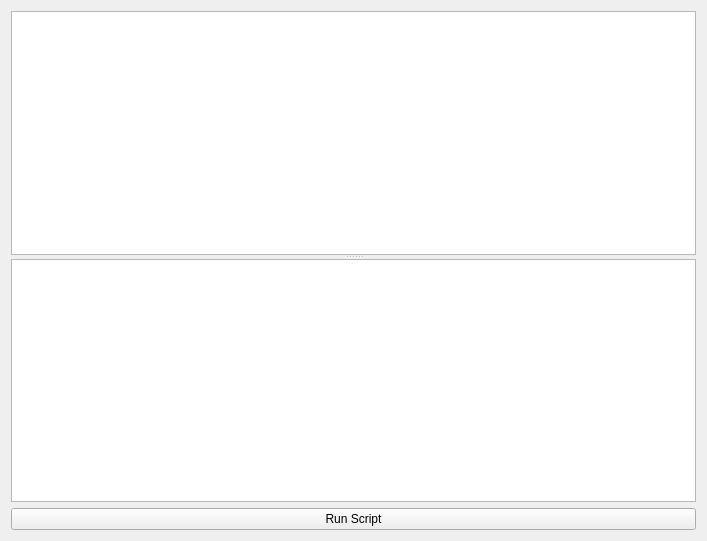
<?xml version="1.0" encoding="UTF-8"?>
<ui version="4.0">
 <class>scriptEditForm</class>
 <widget class="QWidget" name="scriptEditForm">
  <property name="geometry">
   <rect>
    <x>0</x>
    <y>0</y>
    <width>707</width>
    <height>541</height>
   </rect>
  </property>
  <property name="windowTitle">
   <string>Server-side Script editor</string>
  </property>
  <layout class="QVBoxLayout" name="verticalLayout">
   <item>
    <widget class="QSplitter" name="splitter">
     <property name="orientation">
      <enum>Qt::Vertical</enum>
     </property>
     <widget class="QTextEdit" name="stackTraceTextEdit"/>
     <widget class="QTextEdit" name="scriptTextEdit"/>
    </widget>
   </item>
   <item>
    <widget class="QPushButton" name="runScriptPushButton">
     <property name="text">
      <string>Run Script</string>
     </property>
    </widget>
   </item>
  </layout>
 </widget>
 <resources/>
 <connections/>
</ui>
